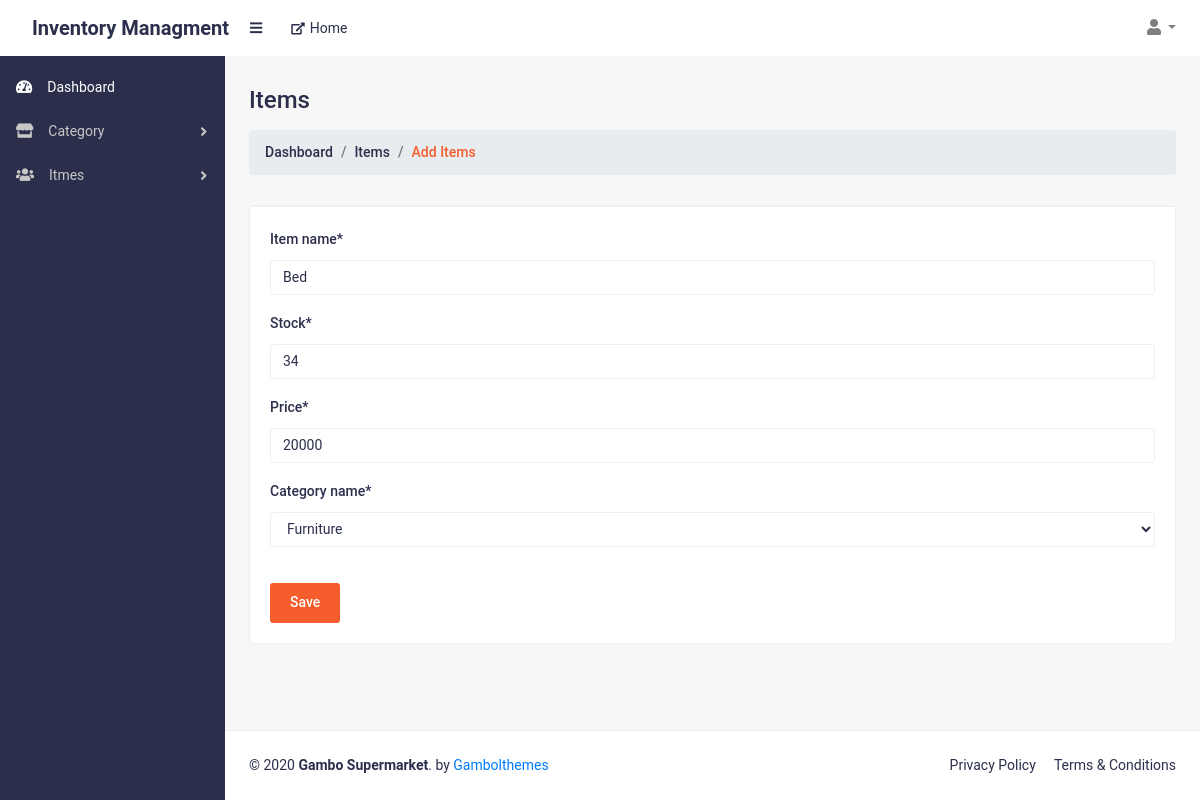
/editItems/5 (signed in), run on the app's committed database.
### web/models.py (models this page shows, shortened)
class Items(models.Model):
    Items_Name = models.CharField(max_length=255, default="")
    Stock = models.IntegerField(default=0)
    Price = models.IntegerField(default=0)
    Description = models.TextField(default="")
    Product_Status = models.CharField(max_length=10, default="True")
    Date_Time = models.DateTimeField(auto_now_add=True,blank=True,null=True)
    Category_Id = models.ForeignKey(Category , on_delete=models.SET_NULL,blank=True,null=True)
    sub_Category_Id = models.ForeignKey(subCategory , on_delete=models.SET_NULL,blank=True,null=True)
    brandid = models.ForeignKey(Brand , on_delete=models.SET_NULL,blank=True,null=True)
    productimg= models.ImageField(upload_to='product/',default="product/dummy.jpg")

### web/views.py (the view, shortened to what this page needs)
# urls.py: path('editItems/<int:itemid>',editItems.as_view(),name="editItems"),
class editItems(View):
    def get(self,request,itemid):
        try:
            sessionhandle = checkAdminSession(self,request)
            if sessionhandle:
                itemObj = Items.objects.get(id = itemid)
                data = Category.objects.all()
                return render(request,'superadmin/edititems.html',{'data':data,'itemObj':itemObj})
            return redirect('superadminlogin')
        except:
            return redirect('superadminlogin')

### web/views.py (called while the page is built)
def checkAdminSession(self,request):
    if request.session.has_key('adminid'):
        return True
    else:
        return False

### templates/superadmin/edititems.html (shortened to what this page needs)
{% extends 'superadmin/base.html' %}
{% load static %}
{% block body %}
<main>
    <div class="container-fluid">
        <h2 class="mt-30 page-title">Items</h2>
        <ol class="breadcrumb mb-30">
            <li class="breadcrumb-item"><a href="#">Dashboard</a></li>
            <li class="breadcrumb-item"><a href="#">Items</a></li>
            <li class="breadcrumb-item active">Add Items </li>
        </ol>
        <div class="row">
            <div class="col-lg-12 col-md-12">
                <div class="card card-static-2 mb-30">
                    <div class="card-body-table">
                        <form action="" method="POST">
                        <div class="news-content-right pd-20">
                            <div class="form-group">
                                <label class="form-label">Item name*</label>
                                <input required type="text" class="form-control" placeholder="Enter Item name" name="name" value="{{itemObj.Items_Name}}">
                            </div>
                            <div class="form-group">
                                <label class="form-label">Stock*</label>
                                <input required type="number" class="form-control" placeholder="Stock" name="stock" value="{{itemObj.Stock}}">
                            </div>
                            <div class="form-group">
                                <label class="form-label">Price*</label>
                                <input required type="number" class="form-control" placeholder="Price" name="price" value="{{itemObj.Price}}">
                            </div>
                            <div class="form-group">
                                <label class="form-label">Category name*</label>
                                <select name="category" class="form-control" id="categoryid" >
                                    {% for i in data %}
                                     <option value="{{i.Category_Id}}">{{i.Category_name}}</option>
                                    {% endfor %}
                                </select>
                            </div>
                            <button class="save-btn hover-btn" type="submit">Save</button>
                        </div>
                    </form>
                    </div>
                </div>
            </div>
        </div>
</main>
{% endblock body %}

### static/assets/css/styles.css (style rules this page uses)
html { font-family:roboto,sans-serif!important;line-height:1.15;-webkit-text-size-adjust:100%;-webkit-tap-highlight-color:transparent }
article,aside,figcaption,figure,footer,header,hgroup,main,nav,section { display:block }
body { margin:0;font-family:roboto,sans-serif!important;font-size:1rem;font-weight:400;line-height:1.5;color:#2b2f4c;text-align:left;background-color:#f7f7f7 }
h1,h2,h3,h4,h5,h6 { margin-top:0;margin-bottom:.5rem }
ol,ul,dl { margin-top:0;margin-bottom:1rem }
a { color:#007bff;text-decoration:none;background-color:transparent }
button { outline:none;box-shadow:inset 0 0 0 rgba(0,0,0,.1)!important }
label { display:inline-block;margin-bottom:.5rem }
h1,h2,h3,h4,h5,h6,.h1,.h2,.h3,.h4,.h5,.h6 { margin-bottom:.5rem;font-weight:500;line-height:1.2 }
h2,.h2 { font-size:2rem }
html,body { height:100% }
.container,.container-fluid,.container-sm,.container-md,.container-lg,.container-xl { padding-left:1.5rem;padding-right:1.5rem }

### static/assets/css/admin-style.css (style rules this page uses)
.container,.container-fluid,.container-sm,.container-md,.container-lg,.container-xl { padding-left:1.5rem!important;padding-right:1.5rem!important }
.mt-30 { margin-top:30px!important }
.mb-30 { margin-bottom:30px!important }
.page-title { font-size:24px;font-weight:500;color:#2b2f4c;text-align:left;margin-bottom:15px }
.breadcrumb-item.active { color:#f55d2c!important }
.breadcrumb-item { color:#2b2f4c!important;font-weight:500;font-size:14px }
.breadcrumb-item a { color:#2b2f4c!important }
.card-static-2 { border:1px solid #efefef!important;background:#fff }
.form-control { font-size:14px!important;font-weight:400!important;color:#2b2f4c!important;border-radius:3px!important;border:1px solid #efefef!important;box-shadow:inset 0 0 0 rgba(0,0,0,.2)!important }
.form-label { font-weight:500;font-size:14px;color:#2b2f4c;margin-bottom:10px }
.pd-20 { padding:20px }
.news-content-right { border-top:1px solid #efefef }
.save-btn { background:#f55d2c;border:0;color:#fff;font-size:14px;font-weight:500;height:40px;padding:0 20px;border-radius:3px;margin-top:20px }

### data on the page
Items: name "Bed", stock "34", price "20000"

### other printed values
form field category "Furniture"
